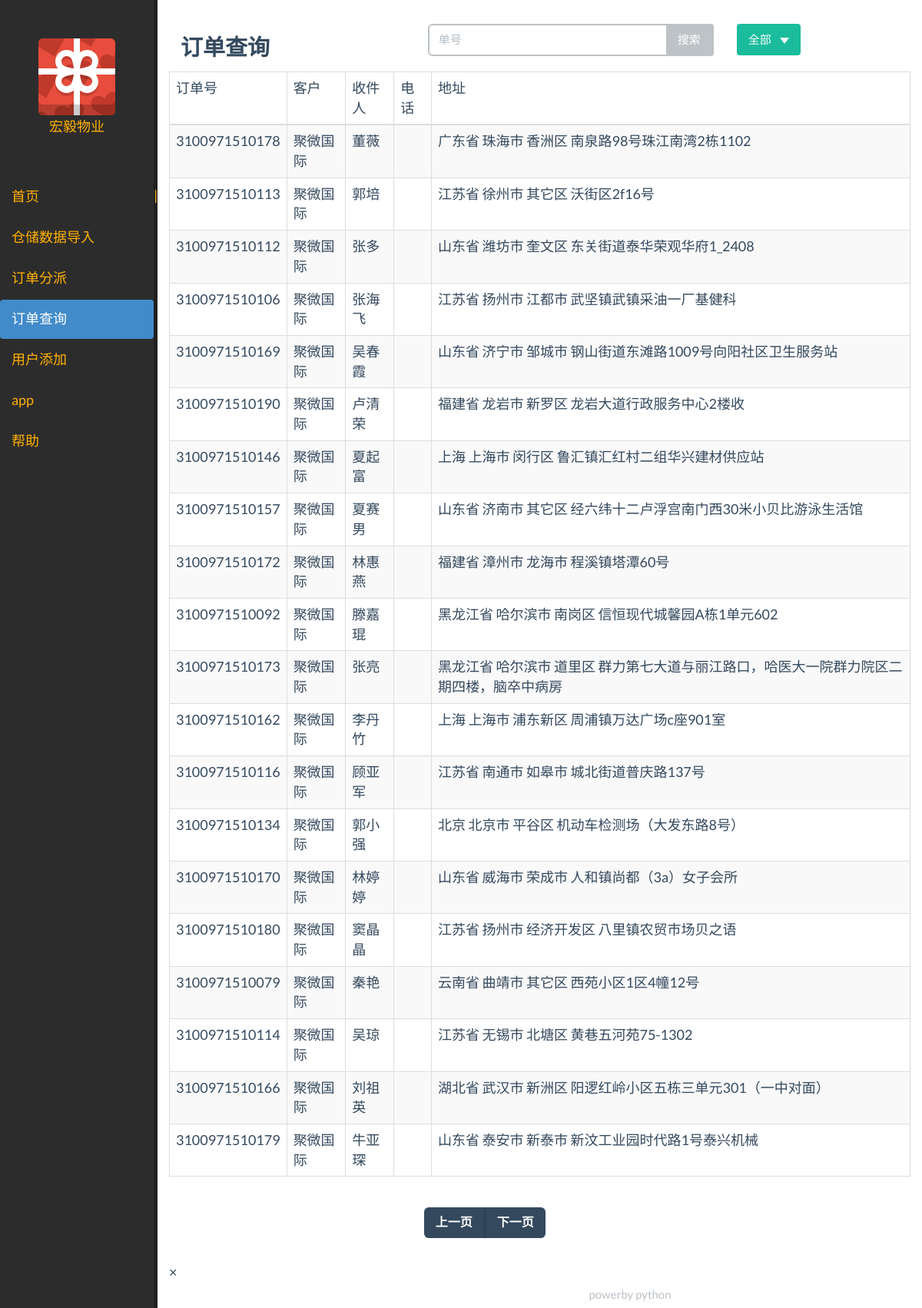
/order_post, run on the app's committed database.
### apps/data/transgodatabase.py (models this page shows, shortened)
class Order(Base):
    __tablename__ = "order"
    ID = Column(String(20), primary_key=True)
    clienter = Column(String(20), nullable=False)
    tick = Column(String(20))
    user = Column(String(6))
    addr = Column(String(128), nullable=False)
    tel = Column(String(11))
    count = Column(Integer)
    express = Column(String(10))
    time = Column(DateTime,
            default=datetime.now)
    descript = Column(String(256))
    print_status = Column(String(5))
    cancel_status = Column(Boolean)
    status = Column(String(10), nullable=False, default="Import")
    courise = Column(Integer, ForeignKey("courise.courise_id"))

### apps/main/views.py (the view)
@main_app.route("/order_post", methods=["GET"])
def order_query():
    session = make_session()
    orders = session.query(Order)
    session = make_session()
    orders = session.query(Order)\
                    .filter(Order.status != "Finish")\
                    .order_by(Order.time)\
                    .limit(PAGE_COUNT)
    page_num = 2
    return render_template("order_post_frame.html",
                           orders=orders,
                           num=page_num)

### apps/data/transgodatabase.py (called while the page is built)
def make_session():
    Session = sessionmaker(bind=engine)
    session = Session()
    return session

### templates/order_post_frame.html (shortened to what this page needs)
{% extends "main_frame.html" %}
{% block main_content %}
{% include "order_post.html" %}
{% endblock %}

### templates/main_frame.html (shortened to what this page needs)
<!DOCTYPE html>
<html>
    <head>
         {% include "head.html" %}
    </head>
    <body>
        {% include "left.html" %}
        <div class="warp-content">
            {% block main_content %}{% endblock %}
            {% block footer %}
            {% include "foot.html" %}
            {% endblock %}
        </div>
    </body>
</html>

### templates/head.html (shortened to what this page needs)
<link rel="stylesheet" href="/static/css/vendor/bootstrap/css/bootstrap.min.css">
<link rel="stylesheet" href="/static/css/flat-ui.min.css">
<link rel="stylesheet" href="/static/css/font-awesome.min.css">
<link rel="stylesheet" href="/static/css/trango.css"">

### templates/left.html (shortened to what this page needs)
<div class="left">
    <div class="logo">
        <img src="/static/img/icons/svg/gift-box.svg" alt="Gift-Box" data-pin-nopin="true">
        <div>宏毅物业</div>
    </div>
    <div class="nav">
        <ul class="nav nav-pills nav-stacked">
            <li id="main"><a href="/main">首页</a></li>
            <li id="import"><a href="/import_xls">仓储数据导入</a></li>
            <li id="order-query"><a href="/order_query">订单分派</a></li>
            <li id="order-post"><a href="/order_post">订单查询</a></li>
            <li id="order-post"><a href="/add_user">用户添加</a></li>
            <li id="android-app"><a href="/download/transgo.apk" download>app</a></li>
            <li id="help"><a href="/help"">帮助</a></li>
        </ul>
    </div>
</div>
<div class="controller">
    |
</div>

### templates/order_post.html (shortened to what this page needs)
{% extends "main_content.html" %}
{% block main_content %}
<br/>
<div>
    <div class="col-md-4"><h4>订单查询</h4></div>
    <div class="col-md-5">
        <div class="input-group">
            <input id="search_order_id" type="text" class="form-control" placeholder="单号"></input>
            <span class="input-group-btn">
                <button class="btn btn-default" onclick="searchOrder()" type="button">搜索</button>
            </span>
        </div>
    </div>
    <div class="col-md-3 btn-group">
        <button class="btn btn-primary dropdown-toggle" data-toggle="dropdown"
                aria-haspopup="true" aria-expanded="false">
            全部
            <span class="caret">
            </span>
        </button>
    </div>
<div>
<table class="table table-striped table-bordered table-hover">
    <thead>
        <tr>
            <td>订单号</td>
            <td>客户</td>
            <td>收件人</td>
            <td>电话</td>
            <td>地址</td>
        </tr>
    </thead>
    <tbody>
        {% for order in orders %}
        <tr>
            <td>{{order.ID}}</td>
            <td>{{order.clienter}}</td>
            <td>{{order.user}}</td>
            <td>{{order.tel}}</td>
            <td>{{order.addr}}</td>
        </tr>
        {% endfor %}
    </tbody>
</table>
<div class="row">
    <div class="col-md-6 col-md-offset-4">
        <nav>
            <ul class="pager">
                <li class="previous"><a href="/order_post_page/{{num - 1}}"><span aria-hidden="true">上一页</span></a></li>
                <li class="next"><a href="/order_post_page/{{num}}"><span aria-hidden="true">下一页</span></a></li>
            </ul>
        </nav>
    </div>
</div>
{% endblock %}

### templates/main_content.html (shortened to what this page needs)
<div class="container" style="width:100%">
    {% block main_content %}{% endblock %}
</div>

### templates/foot.html
×<footer>
    <div class="foot">
        {% block foot %}
        powerby python
        {% endblock %}
    </div>
</footer>

### static/css/trango.css (style rules this page uses)
a { color: #ffb100; }
.left { background-color: #2d2c2c; color: #ffb100; float: left; width: 200px; height: 100%; position: fixed; //margin-right: 300px; }
.controller { background-color: #202020; color: #ffb111; float: left; width: 5px; height: 100%; position: fixed; margin-left: 200px; padding-top: 20%; overflow: hide; }
.warp-content { margin-left: 205px; margin-bottom: 30px; overflow: auto; }
.foot { //background-color: #ffffff; //margin-top: -1em; position: fixed; width: 100%; bottom: 0px; height: 30px; text-align: center; //border-top-color: #000066; //border-top-width: 1px; //border-top-style: solid; }
.logo { margin-top: 50px; margin-bottom: 50px; //margin-left: 50px; text-align: center; }

### data on the page
Order: ID "3100971510178", clienter "聚微国际", user "董薇", addr "广东省 珠海市 香洲区 南泉路98号珠江南湾2栋1102"
Order: ID "3100971510113", clienter "聚微国际", user "郭培", addr "江苏省 徐州市 其它区 沃街区2f16号"
Order: ID "3100971510112", clienter "聚微国际", user "张多", addr "山东省 潍坊市 奎文区 东关街道泰华荣观华府1_2408"
Order: ID "3100971510106", clienter "聚微国际", user "张海飞", addr "江苏省 扬州市 江都市 武坚镇武镇采油一厂基健科"
Order: ID "3100971510169", clienter "聚微国际", user "吴春霞", addr "山东省 济宁市 邹城市 钢山街道东滩路1009号向阳社区卫生服务站"
Order: ID "3100971510190", clienter "聚微国际", user "卢清荣", addr "福建省 龙岩市 新罗区 龙岩大道行政服务中心2楼收"
Order: ID "3100971510146", clienter "聚微国际", user "夏起富", addr "上海 上海市 闵行区 鲁汇镇汇红村二组华兴建材供应站"
Order: ID "3100971510157", clienter "聚微国际", user "夏赛男", addr "山东省 济南市 其它区 经六纬十二卢浮宫南门西30米小贝比游泳生活馆"
Order: ID "3100971510172", clienter "聚微国际", user "林惠燕", addr "福建省 漳州市 龙海市 程溪镇塔潭60号"
Order: ID "3100971510092", clienter "聚微国际", user "滕嘉琨", addr "黑龙江省 哈尔滨市 南岗区 信恒现代城馨园A栋1单元602"
Order: ID "3100971510173", clienter "聚微国际", user "张亮", addr "黑龙江省 哈尔滨市 道里区 群力第七大道与丽江路口，哈医大一院群力院区二期四楼，脑卒中病房"
Order: ID "3100971510162", clienter "聚微国际", user "李丹竹", addr "上海 上海市 浦东新区 周浦镇万达广场c座901室"
Order: ID "3100971510116", clienter "聚微国际", user "顾亚军", addr "江苏省 南通市 如皋市 城北街道普庆路137号"
Order: ID "3100971510134", clienter "聚微国际", user "郭小强", addr "北京 北京市 平谷区 机动车检测场（大发东路8号）"
Order: ID "3100971510170", clienter "聚微国际", user "林婷婷", addr "山东省 威海市 荣成市 人和镇尚都（3a）女子会所"
Order: ID "3100971510180", clienter "聚微国际", user "窦晶晶", addr "江苏省 扬州市 经济开发区 八里镇农贸市场贝之语"
Order: ID "3100971510079", clienter "聚微国际", user "秦艳", addr "云南省 曲靖市 其它区 西苑小区1区4幢12号"
Order: ID "3100971510114", clienter "聚微国际", user "吴琼", addr "江苏省 无锡市 北塘区 黄巷五河苑75-1302"
Order: ID "3100971510166", clienter "聚微国际", user "刘祖英", addr "湖北省 武汉市 新洲区 阳逻红岭小区五栋三单元301（一中对面）"
Order: ID "3100971510179", clienter "聚微国际", user "牛亚琛", addr "山东省 泰安市 新泰市 新汶工业园时代路1号泰兴机械"
